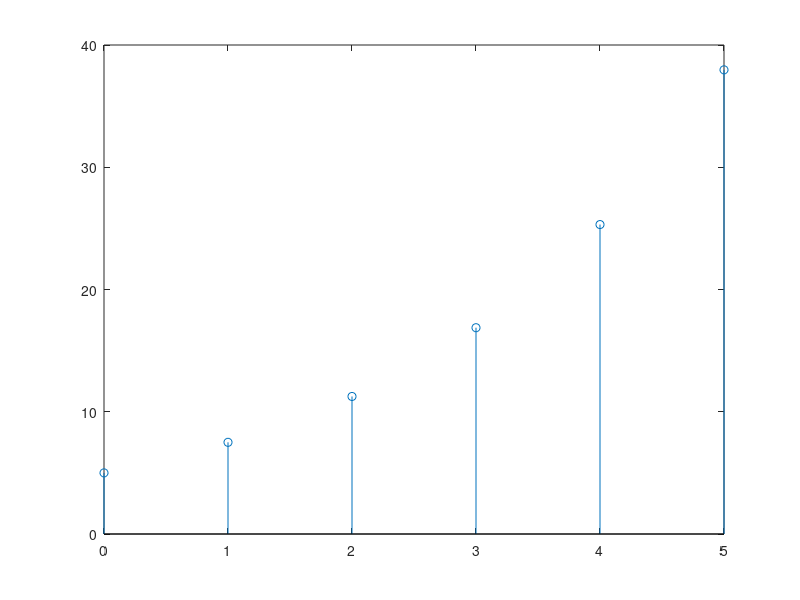

The MATLAB script that drew this image: (Note: this script raises an error after producing the figure.)
clc %%program used in matlab to process overlap add method dft
clear all
hn=input("Enter h(n)   : ")
M=length(hn)
L=input("Enter the length of block required :  ")
R=L-M+1
b=input("Number of points from 0  :  ")
i=0:b
p=0:b+M-1                %copying values for final execution
xn=1.5.^i

figure
stem(0:length(conv(xn,hn))-1,conv(xn,hn))

pn=xn
xn=[xn zeros(1,R-mod(length(xn),2))]  %adding zeros at the end to satisfy all the blocks completely
tim=round(((length(xn)-L)/(L-M+1))+1) %calculating the number of blocks required
xf=[]
for t=1:tim   %converting the array into row wise splitted blocks
    xf(t,:)= [xn(1+R*(t-1):R+R*(t-1)) zeros(1,M-1)]
end
kn=xf
xn=xf
hn=[hn zeros(1,L-M)] %appending zeros in h(n)
hf=fft(hn)       %taking DFT for h(t)
for i=1:tim
    xn(i,:)=(DFT((xn(i,:)))) %taking DFT for all x(n) blocks
    yk(i,:)=hf.*xn(i,:)      %multiplying the h(f) and x(f)
    yn(i,:)=IDFT(yk(i,:))    %taking IDFT for x(f)*h(f)
end
xf=xn
ys=[]
for i=1:tim          %loop to generate the sequence from the blocks by addind
    if i==1          %M-1 from previous block to present block
        ys=[yn(i,1:R)]
        ys=[ys yn(i+1,1:M-1)+yn(i,R+1:L)]
    else if i==tim
            ys=[ys yn(i,M:L)]
        else
            ys=[ys yn(i,M:R) yn(i+1,1:M-1)+yn(i,R+1:L)]
        end
    end
end

disp("Each row corresponds to a block ")
xn=kn
xf=xf
hf=hf              %equalised just to show output in command window
yk=yk
yn=yn
disp("final")
disp(ys)
figure
stem(p,ys(p+1))
title(' overlapadd method x(n)=')
xlabel('time n------>')
ylabel('amplitude----->')
figure
stem(0:length(pn)-1,pn)
title(' x(n)=')
xlabel('time n------>')
ylabel('amplitude----->')
figure
stem(0:length(hn)-1,hn)
title(' h(n)=')
xlabel('time n------>')
ylabel('amplitude----->')
figure
function f=DFT(a) %function for DFT
W=complex(0,0)
f=1
l=length(a)
for k=0:l-1
    for n=0:l-1
        W(k+1,n+1)=complex(cos(2*pi*f*k*n/l),-sin(2*pi*k*f*n/l));
    end
end
f=0
f=a*W;
end
function f=IDFT(a) %function for IDFT
W=complex(0,0)
f=1
l=length(a)
for k=0:l-1
    for n=0:l-1
        W(k+1,n+1)=complex(cos(2*pi*f*k*n/l),sin(2*pi*k*f*n/l));
    end
end
f=0
f=a*W;
f=f/l;
end
